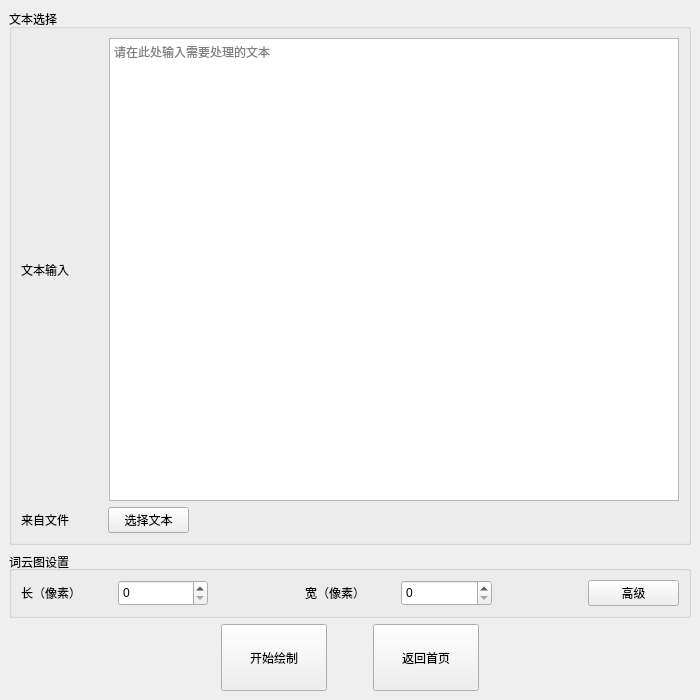
<?xml version="1.0" encoding="UTF-8"?>
<ui version="4.0">
 <class>MainWindow</class>
 <widget class="QMainWindow" name="MainWindow">
  <property name="geometry">
   <rect>
    <x>0</x>
    <y>0</y>
    <width>700</width>
    <height>700</height>
   </rect>
  </property>
  <property name="windowTitle">
   <string>FREE词云绘制软件—文本模式</string>
  </property>
  <widget class="QWidget" name="centralwidget">
   <layout class="QVBoxLayout" name="verticalLayout_2" stretch="8,1,1">
    <item>
     <widget class="QGroupBox" name="groupBox_2">
      <property name="sizePolicy">
       <sizepolicy hsizetype="Preferred" vsizetype="Preferred">
        <horstretch>0</horstretch>
        <verstretch>0</verstretch>
       </sizepolicy>
      </property>
      <property name="title">
       <string>文本选择</string>
      </property>
      <layout class="QHBoxLayout" name="horizontalLayout_7">
       <item>
        <layout class="QVBoxLayout" name="verticalLayout">
         <item>
          <layout class="QHBoxLayout" name="horizontalLayout_3" stretch="1,7">
           <item>
            <widget class="QLabel" name="label_3">
             <property name="text">
              <string>文本输入</string>
             </property>
            </widget>
           </item>
           <item>
            <widget class="QPlainTextEdit" name="TextInput">
             <property name="placeholderText">
              <string>请在此处输入需要处理的文本</string>
             </property>
            </widget>
           </item>
          </layout>
         </item>
         <item>
          <layout class="QHBoxLayout" name="horizontalLayout_2" stretch="1,1,6">
           <item>
            <widget class="QLabel" name="label_4">
             <property name="text">
              <string>来自文件</string>
             </property>
            </widget>
           </item>
           <item>
            <widget class="QPushButton" name="ButtonChoose">
             <property name="text">
              <string>选择文本</string>
             </property>
            </widget>
           </item>
           <item>
            <widget class="QLabel" name="labelFile">
             <property name="text">
              <string/>
             </property>
            </widget>
           </item>
          </layout>
         </item>
        </layout>
       </item>
      </layout>
     </widget>
    </item>
    <item>
     <widget class="QGroupBox" name="groupBox">
      <property name="sizePolicy">
       <sizepolicy hsizetype="Preferred" vsizetype="Preferred">
        <horstretch>0</horstretch>
        <verstretch>0</verstretch>
       </sizepolicy>
      </property>
      <property name="minimumSize">
       <size>
        <width>0</width>
        <height>0</height>
       </size>
      </property>
      <property name="styleSheet">
       <string notr="true"/>
      </property>
      <property name="title">
       <string>词云图设置</string>
      </property>
      <property name="alignment">
       <set>Qt::AlignLeading|Qt::AlignLeft|Qt::AlignVCenter</set>
      </property>
      <property name="flat">
       <bool>false</bool>
      </property>
      <property name="checkable">
       <bool>false</bool>
      </property>
      <layout class="QHBoxLayout" name="horizontalLayout_6" stretch="2">
       <item>
        <layout class="QHBoxLayout" name="horizontalLayout_4" stretch="1,1,1,1,1,1,1">
         <property name="sizeConstraint">
          <enum>QLayout::SetDefaultConstraint</enum>
         </property>
         <item>
          <widget class="QLabel" name="labelL">
           <property name="text">
            <string>长（像素）</string>
           </property>
          </widget>
         </item>
         <item>
          <widget class="QSpinBox" name="spinBoxL">
           <property name="sizePolicy">
            <sizepolicy hsizetype="Preferred" vsizetype="Preferred">
             <horstretch>0</horstretch>
             <verstretch>0</verstretch>
            </sizepolicy>
           </property>
           <property name="maximum">
            <number>1920</number>
           </property>
          </widget>
         </item>
         <item>
          <spacer name="horizontalSpacer_4">
           <property name="orientation">
            <enum>Qt::Horizontal</enum>
           </property>
           <property name="sizeHint" stdset="0">
            <size>
             <width>40</width>
             <height>20</height>
            </size>
           </property>
          </spacer>
         </item>
         <item>
          <widget class="QLabel" name="labelW">
           <property name="sizePolicy">
            <sizepolicy hsizetype="Preferred" vsizetype="Preferred">
             <horstretch>0</horstretch>
             <verstretch>0</verstretch>
            </sizepolicy>
           </property>
           <property name="text">
            <string>宽（像素）</string>
           </property>
          </widget>
         </item>
         <item>
          <widget class="QSpinBox" name="spinBoxW">
           <property name="sizePolicy">
            <sizepolicy hsizetype="Preferred" vsizetype="Preferred">
             <horstretch>0</horstretch>
             <verstretch>0</verstretch>
            </sizepolicy>
           </property>
           <property name="maximum">
            <number>1080</number>
           </property>
           <property name="value">
            <number>0</number>
           </property>
          </widget>
         </item>
         <item>
          <spacer name="horizontalSpacer_3">
           <property name="orientation">
            <enum>Qt::Horizontal</enum>
           </property>
           <property name="sizeType">
            <enum>QSizePolicy::Preferred</enum>
           </property>
           <property name="sizeHint" stdset="0">
            <size>
             <width>20</width>
             <height>20</height>
            </size>
           </property>
          </spacer>
         </item>
         <item>
          <widget class="QPushButton" name="ButtonToAdvanced">
           <property name="sizePolicy">
            <sizepolicy hsizetype="Expanding" vsizetype="Preferred">
             <horstretch>0</horstretch>
             <verstretch>0</verstretch>
            </sizepolicy>
           </property>
           <property name="text">
            <string>高级</string>
           </property>
          </widget>
         </item>
        </layout>
       </item>
      </layout>
     </widget>
    </item>
    <item>
     <layout class="QHBoxLayout" name="horizontalLayout_5" stretch="2,1,0,1,2">
      <item>
       <spacer name="horizontalSpacer">
        <property name="orientation">
         <enum>Qt::Horizontal</enum>
        </property>
        <property name="sizeHint" stdset="0">
         <size>
          <width>40</width>
          <height>20</height>
         </size>
        </property>
       </spacer>
      </item>
      <item>
       <widget class="QPushButton" name="ButtonBegin">
        <property name="sizePolicy">
         <sizepolicy hsizetype="Preferred" vsizetype="Preferred">
          <horstretch>0</horstretch>
          <verstretch>0</verstretch>
         </sizepolicy>
        </property>
        <property name="text">
         <string>开始绘制</string>
        </property>
       </widget>
      </item>
      <item>
       <spacer name="horizontalSpacer_5">
        <property name="orientation">
         <enum>Qt::Horizontal</enum>
        </property>
        <property name="sizeHint" stdset="0">
         <size>
          <width>40</width>
          <height>20</height>
         </size>
        </property>
       </spacer>
      </item>
      <item>
       <widget class="QPushButton" name="ButtonBack">
        <property name="sizePolicy">
         <sizepolicy hsizetype="Preferred" vsizetype="Preferred">
          <horstretch>0</horstretch>
          <verstretch>0</verstretch>
         </sizepolicy>
        </property>
        <property name="text">
         <string>返回首页</string>
        </property>
       </widget>
      </item>
      <item>
       <spacer name="horizontalSpacer_2">
        <property name="orientation">
         <enum>Qt::Horizontal</enum>
        </property>
        <property name="sizeHint" stdset="0">
         <size>
          <width>40</width>
          <height>20</height>
         </size>
        </property>
       </spacer>
      </item>
     </layout>
    </item>
   </layout>
  </widget>
 </widget>
 <resources/>
 <connections/>
</ui>
